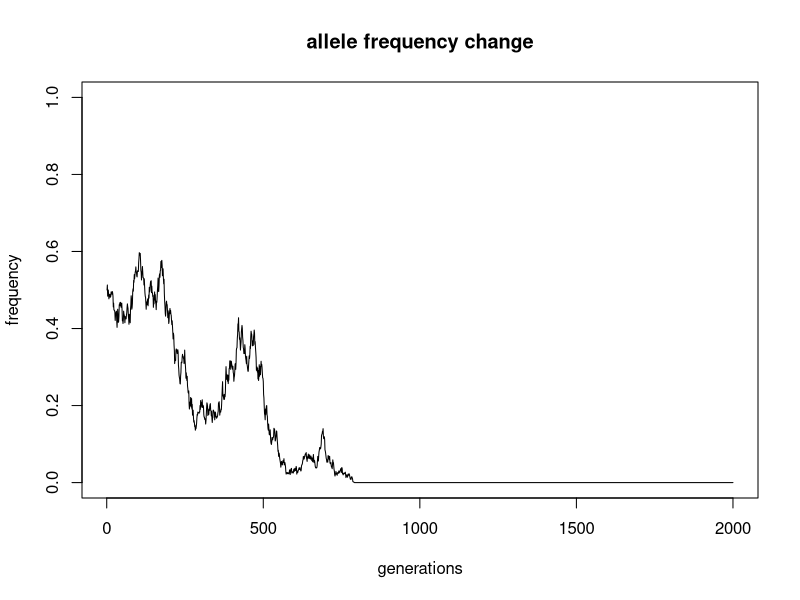
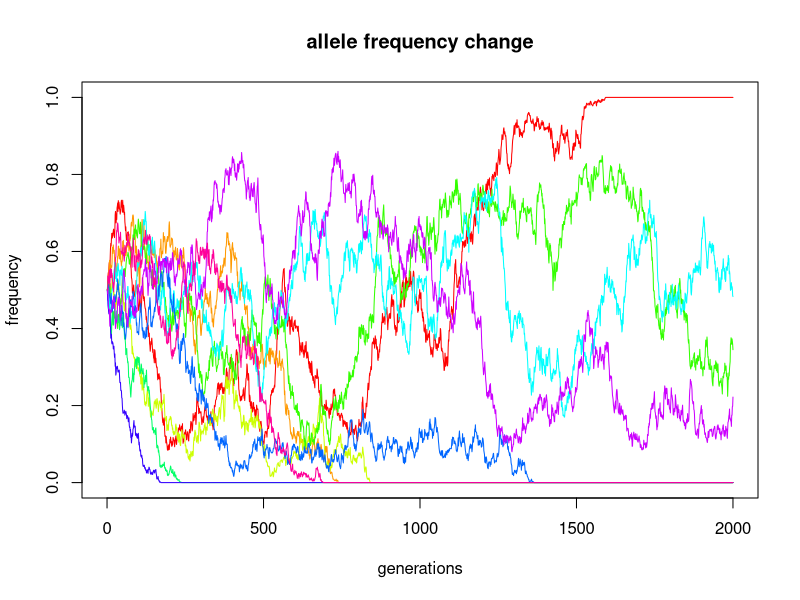
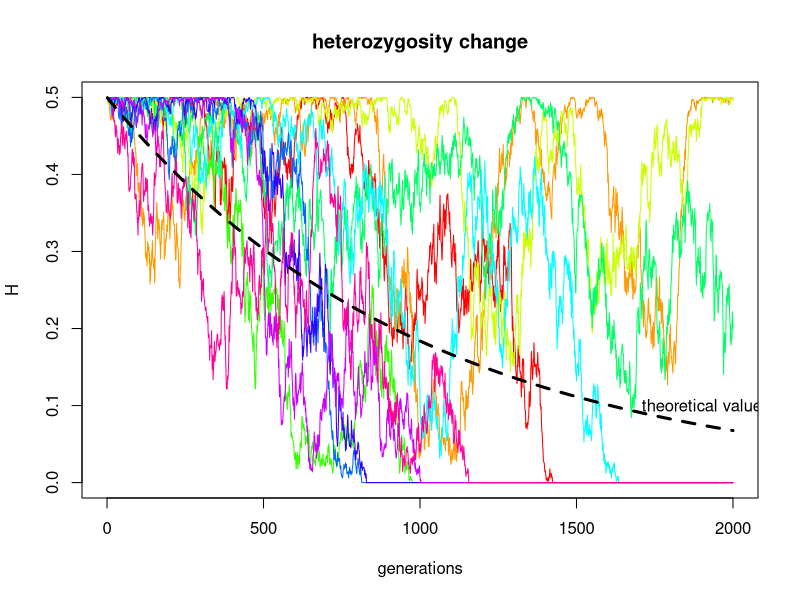

Write R code to recreate these figures, in order.
# Genetic Drift

# Simulate a haploid population of 1000 individuals with alleles 0 or 1
pop <- rep(x=0:1, times=c(500,500))

# define an allele frequency vector (allele 0) over 2000 generations
p <- numeric(length=2000)

# the frequency of the allele 0 in the first generation (parental)
## will be the first element of our vector p:
p[1] <- mean(pop == 0)

# For each of the next generations
## calculate the allele frequency:
for(i in 2:2000) {
  
  # the next generation is a random sample of the parental pop:
  pop <- sample(pop, replace=TRUE)
  
  # allele frequency in the ith generation
  p[i] <- mean(pop == 0)

}

# Plot
plot(p, type="l", ylim=c(0,1), 
     xlab="generations", ylab="frequency", main="allele frequency change")



# Now, let's do the same for multiple populations
plot(0, type="n", xlim=c(0, 2000), ylim=c(0, 1),
     xlab="generations", ylab="frequency", main="allele frequency change")

# for each population (N = 10)
for(i in 1:10) {
  
  pop <- rep(x=0:1, times=c(500, 500))
  p <- numeric(2000)
  p[1] <- mean(pop == 0)

  for(j in 2:2000) {
    pop <- sample(pop, replace=TRUE)
    p[j] <- mean(pop == 0)
  }
  
  lines(p, type="l", col=rainbow(10)[i])
}


# Now, instead of the allele frequency, let's plot the heterozygosity

# call the plot function
plot(0, type="n", xlim=c(0, 2000), ylim=c(0, 0.5),
     xlab="generations", ylab="H", main="heterozygosity change")

# for each population (N = 10)
for(i in 1:10) {
  
  pop <- rep(x=0:1, times=c(500,500))
  p <- numeric(2000)
  p[1] <- mean(pop == 0)
  
  for(j in 2:2000) {
    pop <- sample(pop, replace=TRUE)
    p[j] <- mean(pop == 0)
  }
  
  # calculate the heterozygosity
  H <- 2*p*(1-p)
  
  # plot
  lines(H, type="l", col = rainbow(10)[i])
}

# Let's also draw the line of the theoretical decrease in the heterozygosity

N <- 1000
hetz <- numeric(2000)

for(i in 1:2000) {
 hetz[i] <- 0.5 * (1-(1/N))^i
}

# vectorized alternative:
hetz <- 0.5 * (1-(1/N))^(1:2000)

# add theoretical line to the plot
lines(hetz, lty=2, lwd=3)
text(x=1900, y=0.1, labels="theoretical value")
